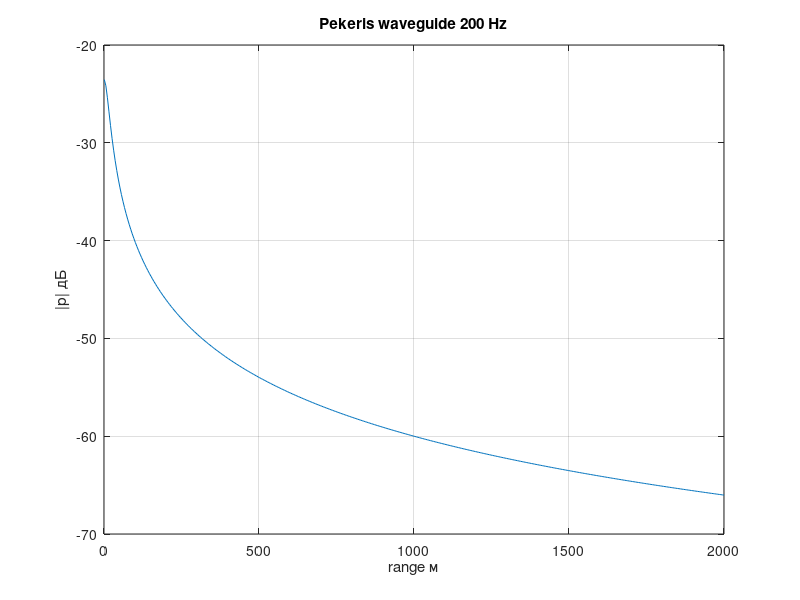

The MATLAB source for this figure:
% Волновод Пекериса
% Метод изображений: дно + поверхность

f = 200; Hw = 50; zs = 5; zr = 20; c = 1500;
k = 2*pi*f/c;
rr2 = linspace(1, 2000, 400);
pTot = zeros(1, numel(rr2));
for m = -20:20
    if m == 0
        dzs = zs;
    elseif m > 0
        dzs = 2*m*Hw - zs;
    else
        dzs = -2*m*Hw - zs;
    end
    dz = zr - dzs;
    rr3 = sqrt(rr2.^2 + dz.^2) + 1e-6;
    if m >= 0, coef = 1; else, coef = -1; end
    pTot = pTot + coef*exp(-1i*k*rr3)./rr3;
end
figure;
plot(rr2, 20*log10(abs(pTot)));
title('Pekeris waveguide 200 Hz'); xlabel('range м'); ylabel('|p| дБ'); grid on;

%{
@play
{
 "title": "Волновод Пекериса",
 "groups": [
  {
   "name": "Волновод",
   "controls": [
    {
     "var": "f",
     "label": "f Гц",
     "min": 50,
     "max": 500,
     "step": 50,
     "default": 200
    },
    {
     "var": "Hw",
     "label": "Глубина моря м",
     "min": 20,
     "max": 100,
     "step": 10,
     "default": 50
    }
   ]
  }
 ]
}
%}
